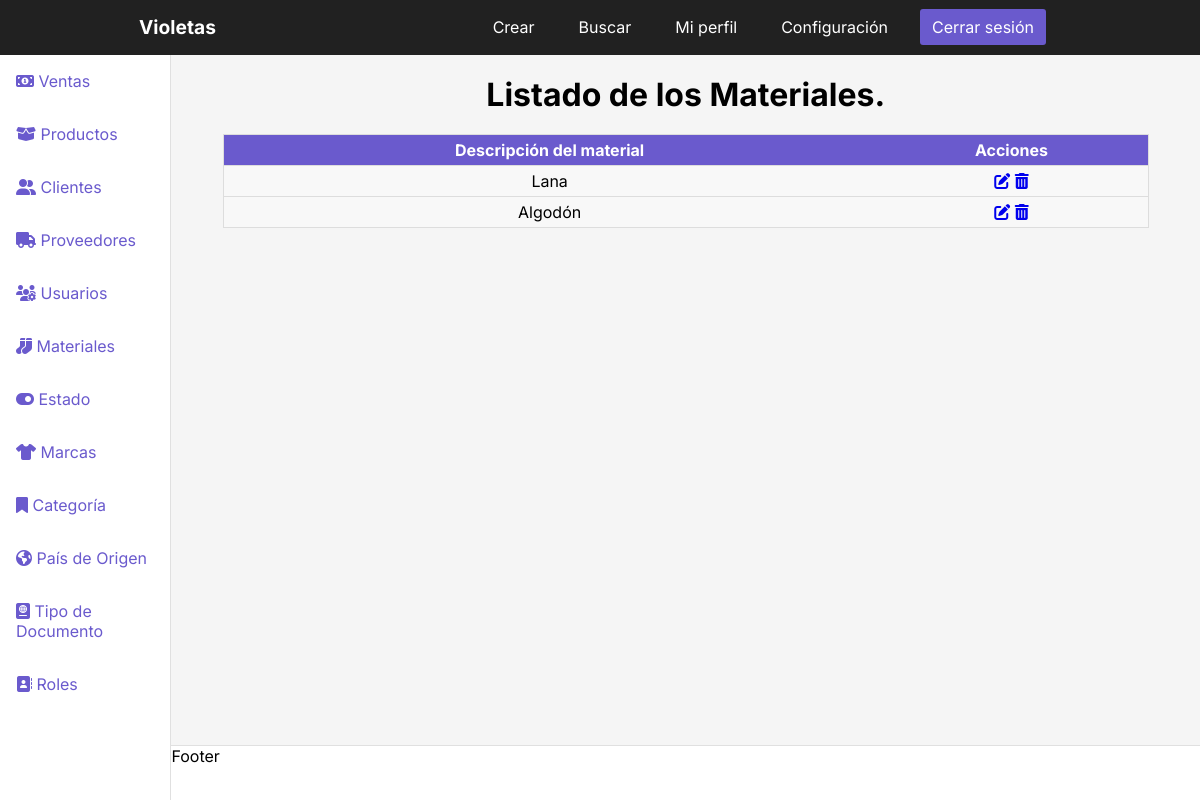
The app's page /dashboardmateriales, older data.
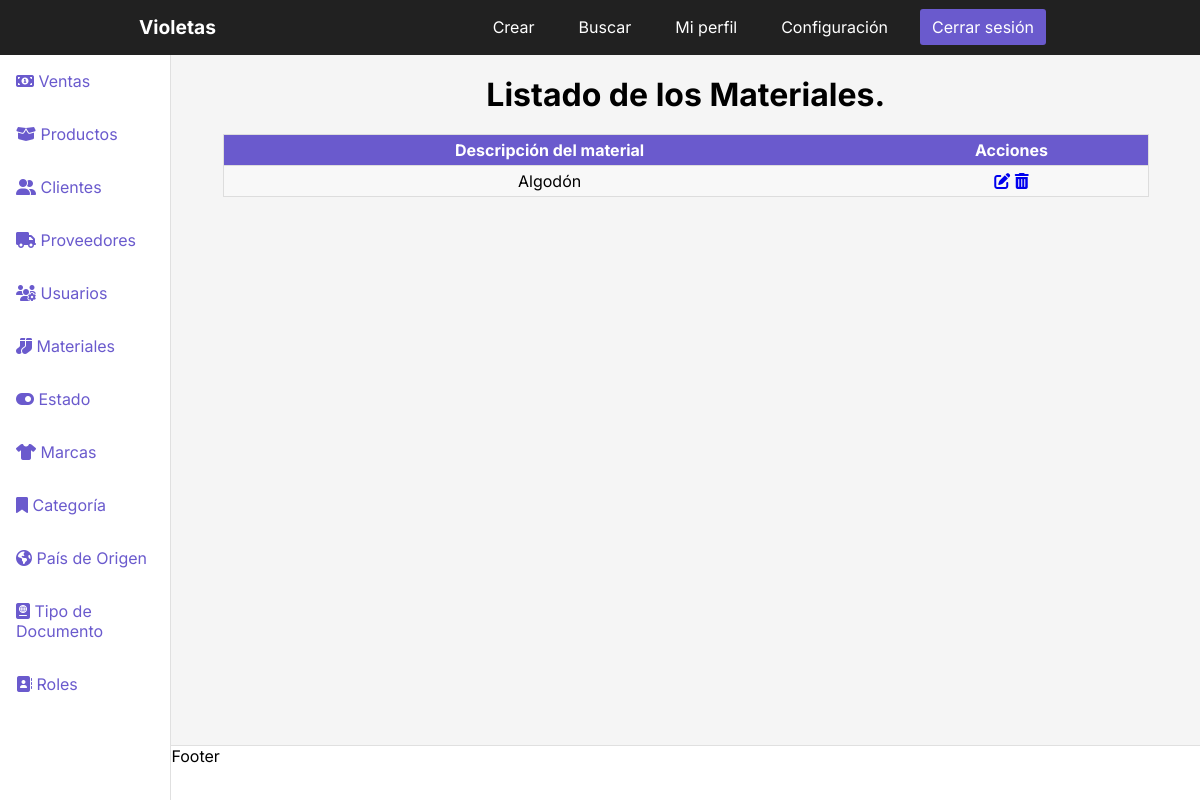
The same page, newer data.
### InventoryApp/models.py (models this page shows, shortened)
class Materiales(models.Model):
    DescripcionMateriales = models.CharField('Descripción del material', max_length = 100)
    class Meta:
        verbose_name = 'Material'
        verbose_name_plural = 'Materiales'
        db_table = 'materiales'
        ordering = ['id']

### Project/views.py (the view)
# urls.py: path('dashboardmateriales', views.dashboardmateriales, name='dashmateriales'), # Registro creado
def dashboardmateriales(request):
    materiales = (Materiales.objects.all()) # Creo variable que traiga todos los datos de la tabla Materiales.
    return render(request, 'dashboardmateriales.html', {
        'materiales' : materiales # Con este código busco todos los datos de la tabla Materiales y los envío a la vista.
} )

### Templates/dashboardmateriales.html (shortened to what the changed rows need)
{% load static %}
<!DOCTYPE html>
<html lang="en">
<head>
    <link rel="stylesheet" href="{% static 'CSS/stylesdashboard.css' %}">
</head>
<body>
    <div class="container">
        <main>
            <h1>Listado de los Materiales.</h1>
            <table class="table">
                <thead>
                    <tr>
                        <th>Descripción del material</th>
                        <th>Acciones</th>
                    </tr>
                </thead>
                <tbody>
                    {% for materiales in materiales %}
                    <tr>
                        <td data-label="Rol">{{materiales.DescripcionMateriales}}</td>
                        <td data-label="Gestión">
                            <a href="{% url 'updatemateriales' materiales.id %}"><i class="fas fa-edit"></i></a>
                            <a href="#" onclick="eliminarMaterial({{ materiales.id }})"><i class="fas fa-trash-alt"></i></a>
                        </td>
                    </tr>
                    {% endfor %}
                </tbody>
            </table>
        </main>
      </div>
</body>
</html>

Row changes from the older to the newer data that the page shows:
removed Materiales: DescripcionMateriales "Lana"
